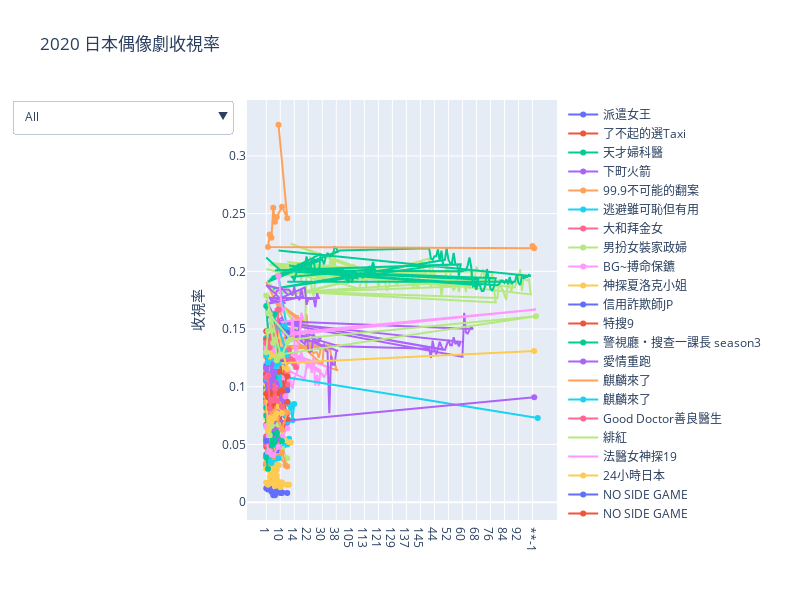

Here is the notebook cell this chart was saved with:
### Markdown cell above
## 資料視覺化 Plotly
### 下拉式選單圖表

### Code cell
#2020 日本偶像劇收視率視覺化
from data_visuliation import dropdown_menu_plot
dropdown_menu_plot(drama_pivot,"2020 日本偶像劇收視率")
